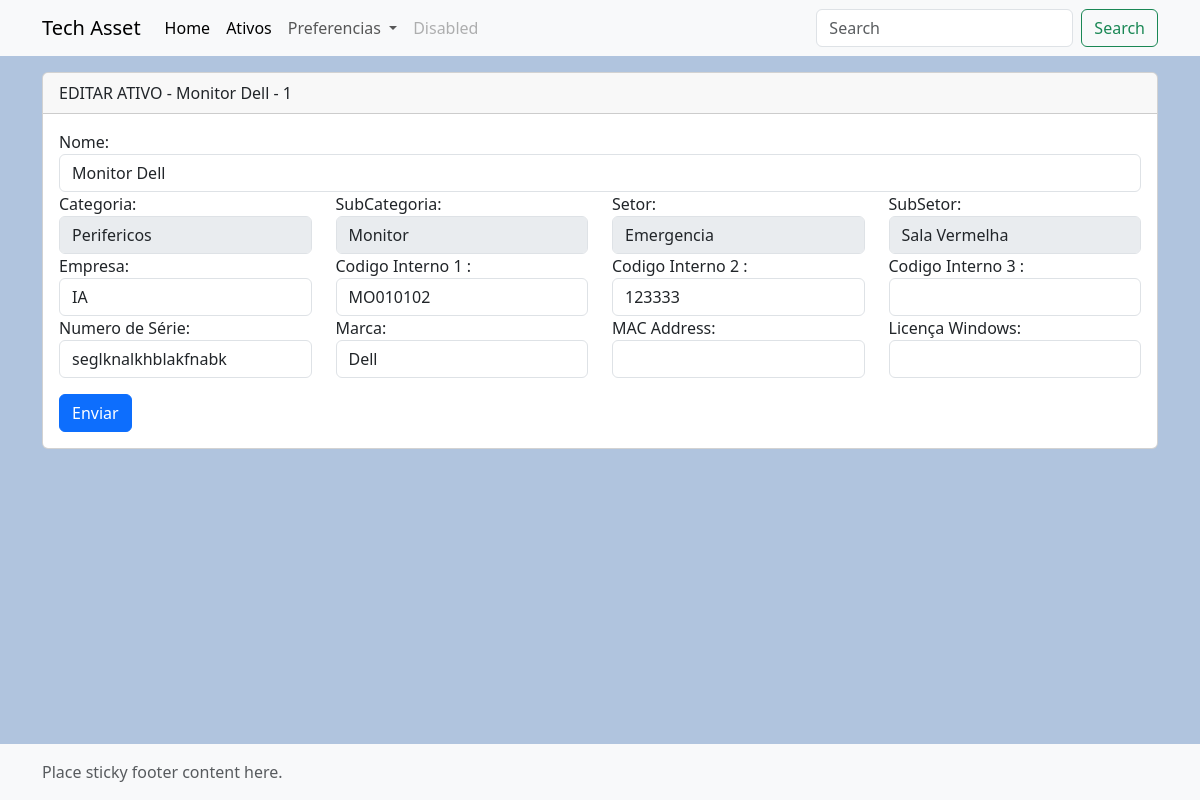
The app's page /asset/edit/1/, older data.
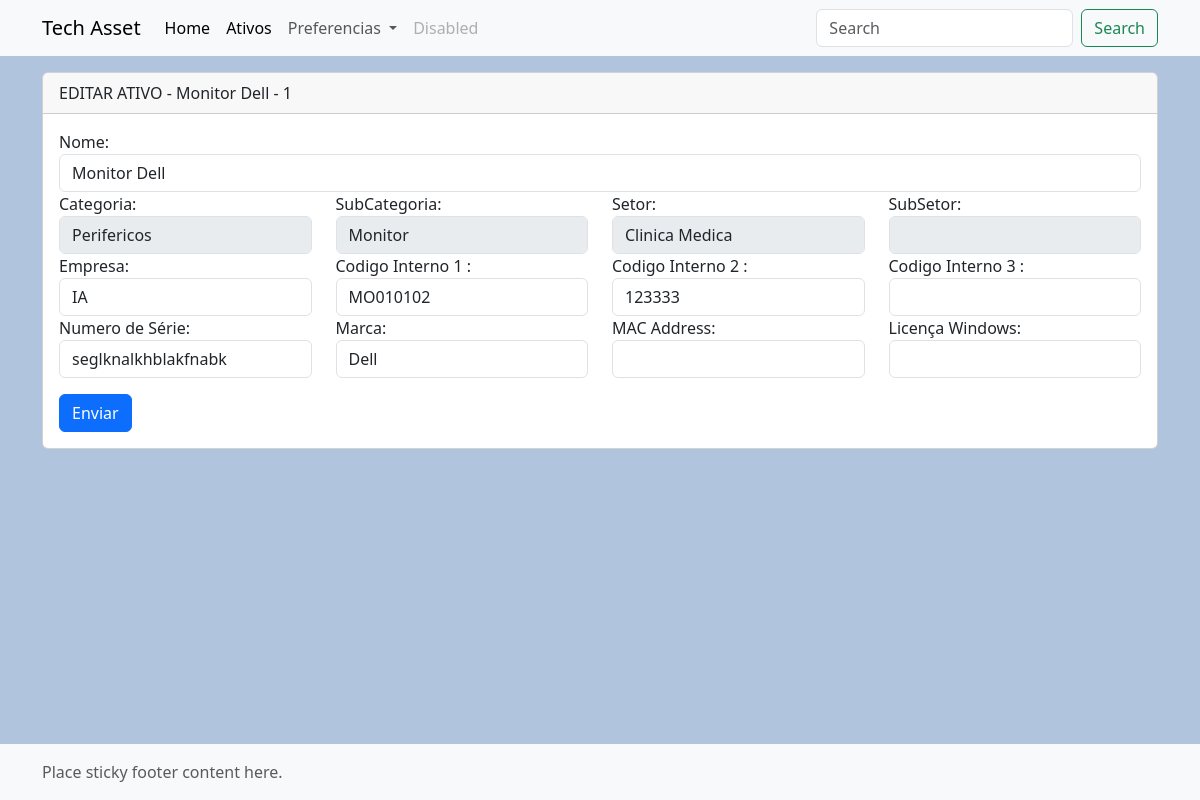
The same page, newer data.
### app_tech_asset/models.py (models this page shows, shortened)
class Asset(models.Model):
    name = models.CharField(null=False, max_length=50)
    category = models.ForeignKey(Category, null=True, on_delete=models.SET_NULL)
    subcategory = models.ForeignKey(SubCategory, on_delete=models.SET_NULL, null= True)
    modified = models.DateTimeField(auto_now_add=True)
    added = models.DateTimeField(auto_now_add=True)
    details = models.TextField(null=True)
    sector = models.ForeignKey(Sector, null=True, on_delete=models.SET_NULL)
    subsector = models.ForeignKey(SubSector, blank=True, on_delete=models.SET_NULL, null= True)
    rental_company = models.ForeignKey(RentalCompany, null=True, on_delete=models.SET_NULL)
    internal_code1 = models.CharField(null=True, max_length=50)
    internal_code2 = models.CharField(null=True, max_length=50)
    internal_code3 = models.CharField(null=True, max_length=50)
    serial_number = models.CharField(null=True, max_length=50)
    brand = models.CharField(null=True, max_length=50)
    mac_address = models.CharField(null=True, max_length=50)
    windows_license = models.CharField(null=True, max_length=50)
    kit = models.ForeignKey(Kit, on_delete=models.SET_NULL, null=True, blank=True)

class Sector(models.Model):
    name = models.CharField(null=False, max_length=50)

class SubSector(models.Model):
    parent = models.ForeignKey(Sector, blank=True, on_delete=models.CASCADE)
    name = models.CharField(null=False, max_length=50)

class Category(models.Model):
    name = models.CharField(null=False, max_length=50)

class SubCategory(models.Model):
    parent = models.ForeignKey(Category, blank=True, on_delete=models.CASCADE)
    name = models.CharField(null=False, max_length=50)

class RentalCompany(models.Model):
    name = models.CharField(null=False, max_length=50)

### app_tech_asset/views.py (the view)
# urls.py: path('asset/edit/<int:id>/', views.edit_asset, name='edit_asset'),
def edit_asset(request, id):
    asset = get_object_or_404(Asset, id=id)
    if request.method == 'POST':
        asset.name = request.POST.get('name')
        asset.rental_company = get_object_or_404(RentalCompany, id=request.POST.get('rental_company'))
        asset.internal_code1 = request.POST.get('internal_code1')
        asset.internal_code2 = request.POST.get('internal_code2')
        asset.internal_code3 = request.POST.get('internal_code3')
        asset.serial_number = request.POST.get('serial_number')
        asset.brand = request.POST.get('brand')
        asset.mac_address = request.POST.get('mac_address')
        asset.windows_license = request.POST.get('windows_license')
        asset.save()
        return redirect('list_asset')
    else:
        context = {
            'asset': asset,
        }
        return render(request, 'edit_asset.html', context)

### app_tech_asset/context_processors.py (called while the page is built)
def global_settings(request):
    try:
        settings = GlobalSettings.objects.get(id=1)
    except GlobalSettings.DoesNotExist:
        settings = None
    categories = Category.objects.all()
    subcategories = SubCategory.objects.all()
    sectors = Sector.objects.all()
    subsectors = SubSector.objects.all()
    rental_companies = RentalCompany.objects.all()
    return {
        'global_settings': settings,
        'categories': categories,
        'subcategories': subcategories,
        'sectors': sectors,
        'subsectors': subsectors,
        'rental_companies': rental_companies
        }

### app_tech_asset/templates/edit_asset.html (shortened to what the changed rows need)
{% extends 'base.html' %}
{% block content %}
<div class="container">
    <div class="card mt-3">
        <div class="card-header">
            EDITAR ATIVO - {{ asset.name }} - {{ asset.id }}
        </div>
        <div class="card-body">
        <form method="post" action="{% url 'edit_asset' asset.id %}">
            <div class="row">
                <div class="col-md-12">
                    <label for="id_name">Nome:</label>
                    <input type="text" name="name" id="id_name" class="form-control" maxlength="50" required value="{{asset.name}}">
                </div>
            </div>
            <div class="row">
                <div class="col-md-3">
                    <label for="id_category">Categoria:</label>
                    <select name="category" id="id_category" class="form-control" disabled>
                        <option value="{{ asset.category.id }}" hidden selected>{{ asset.category.name }}</option>
                    </select>
                </div>
                <div class="col-md-3">
                    <label for="id_subcategory">SubCategoria:</label>
                    <select name="subcategory" id="id_subcategory" class="form-control" disabled>
                        <option value="{{ asset.subcategory.id }}" hidden selected>{{ asset.subcategory.name }}</option>
                    </select>
                </div>
                <div class="col-md-3">
                    <label for="id_sector">Setor:</label>
                    <select name="sector" id="id_sector" class="form-control" disabled>
                        <option value="{{ asset.sector.id }}" hidden selected>{{ asset.sector.name }}</option>
                    </select>
                </div>
                <div class="col-md-3">
                    <label for="id_subsector">SubSetor:</label>
                    <select name="subsector" id="id_subsector" class="form-control" disabled>
                        <option value="{{ asset.subsector.id }}" hidden selected>{{ asset.subsector.name }}</option>
                    </select>
                </div>
            </div>
            <div class="row">
                <div class="col-md-3">
                    <label for="id_rental_company">Empresa:</label>
                    <select name="rental_company" id="id_rental_company" class="form-control" required>
                        <option value="{{ asset.rental_company.id }}" hidden selected>{{ asset.rental_company.name }}</option>
                    </select>
                </div>
                <div class="col-md-3">
                    <label for="id_internal_code1">{% if global_settings.internalcode1 %}{{ global_settings.internal_code1 }}{% else %} Codigo Interno 1 {% endif %}:</label>
                    <input type="text" name="internal_code1" id="id_internal_code1" class="form-control" maxlength="50" value="{{asset.internal_code1}}">
                </div>
                <div class="col-md-3">
                    <label for="id_internal_code2">{% if global_settings.internalcode2 %}{{ global_settings.internal_code2 }}{% else %} Codigo Interno 2 {% endif %}:</label>
                    <input type="text" name="internal_code2" id="id_internal_code2" class="form-control" maxlength="50" value="{{asset.internal_code2}}">
                </div>
            </div>
            <div class="row">
                <div class="col-md-3">
                    <label for="id_serial_number">Numero de Série:</label>
                    <input type="text" name="serial_number" id="id_serial_number" class="form-control" maxlength="50"  value="{{asset.serial_number}}">
                </div>
                <div class="col-md-3">
                    <label for="id_brand">Marca:</label>
                    <input type="text" name="brand" id="id_brand" class="form-control" maxlength="50" value="{{asset.brand}}">
                </div>
            </div>
        </form>
        </div>
    </div>
</div>
{% endblock %}

Row changes from the older to the newer data that the page shows:
changed Asset "Monitor Dell": sector "Emergencia" → "Clinica Medica"; subsector "Sala Vermelha" → (not shown)
